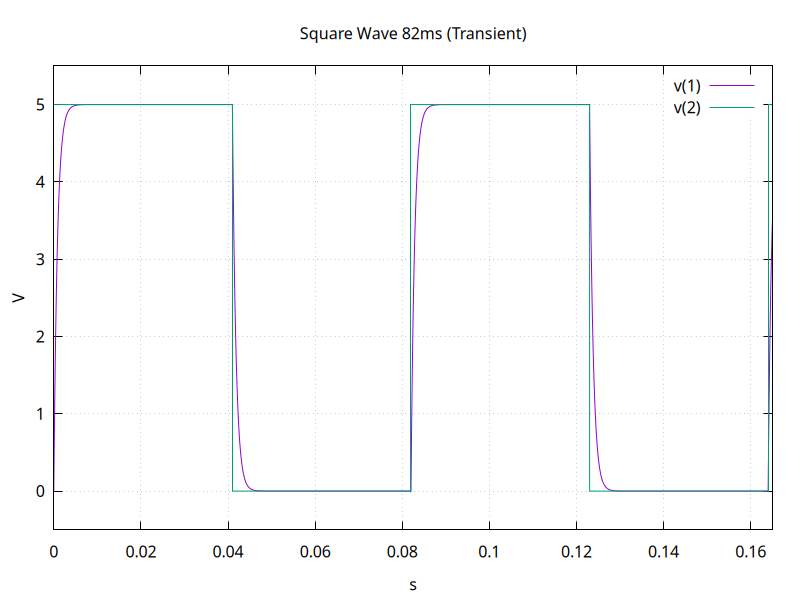

This figure's gnuplot source:
set terminal pngcairo size 800,600
set output 'sq3_trans.png'
set encoding utf8
set termoption noenhanced
set title "Square Wave 82ms (Transient)"
set xlabel "s"
set ylabel "V"
set grid
unset logscale x 
set xrange [0.000000e+00:1.650000e-01]
unset logscale y 
set yrange [-0.5:5.5]
set format y "%g"
set format x "%g"
plot 'sq3_trans.txt' using 1:2 with lines lw 1 title "v(1)",\
'sq3_trans.txt' using 3:4 with lines lw 1 title "v(2)"
